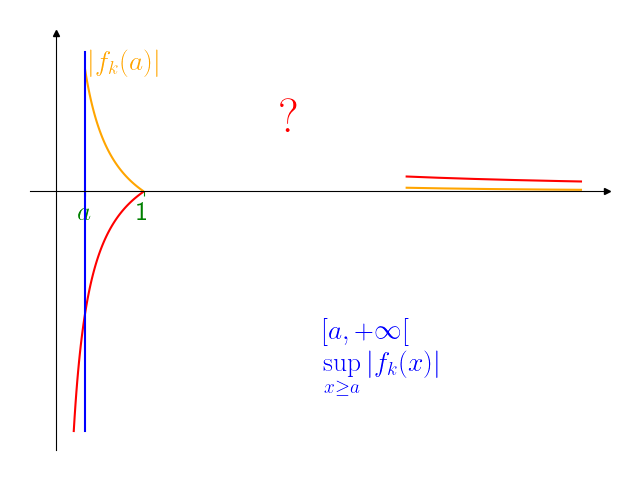

The Python source for this figure:
from matplotlib import pyplot
import matplotlib.pyplot as plt
import numpy as np 
import time

def Dtime(start):
    print("--- %s seconds ---" % (time.time() - start))

def plt_parameters():
    plt.rcParams['text.usetex'] = True #using latex
    params = {'font.size': 20, 'text.latex.preamble' : r"""
    \usepackage{amsmath} 
    \usepackage{amssymb}
    \usepackage{mathtools}
              
    \everymath{\displaystyle}
    """}
    #font size
    pyplot.rcParams.update(params)

def axis_limits(ax1, xmin, xmax, ymin, ymax):
    # Set identical scales for both axes
    ax1.set(xlim=(xmin, xmax), ylim=(ymin, ymax), aspect=1)

def set_position(ax1):
    # Set bottom and left spines as x and y axes of coordinate system
    ax1.spines['bottom'].set_position('zero')
    ax1.spines['left'].set_position('zero')

def remove_axes(ax1):
    # Remove top and right spines
    ax1.spines['top'].set_visible(False)
    ax1.spines['right'].set_visible(False)

def x_y_axis_labels(ax1):
    # Create 'x' and 'y' labels placed at the end of the axes
    ax1.set_xlabel('$x$', labelpad=-24, x=1.03)
    ax1.set_ylabel('$y$', labelpad=-21, y=1.02, rotation=0)

def x_y_arrows(ax1):
    # Draw arrows
    arrow_fmt = dict(markersize=4, color='black', clip_on=False)
    ax1.plot((1), (0), marker='>', transform=ax1.get_yaxis_transform(), **arrow_fmt)
    ax1.plot((0), (1), marker='^', transform=ax1.get_xaxis_transform(), **arrow_fmt)

def axis_label(ax1):
    ax1.set_xticks([.33, 1])
    ax1.set_xticklabels([r"$a$",1])
    ax1.set_yticks([])
    ax1.set_yticklabels([])

def axis_label_color(ax1, color):
    ax1.tick_params(axis='x', colors=color)

def plot_curves(ax1): 
    x1 = np.arange(.2, 1, .01)
    x2 = np.arange(.33, 1, .01)
    x3 = np.arange(4, 6, .01)
 
    ax1.plot(x1, -fun1(x1), color = "r")
    ax1.plot(x2, fun1(x2), color="orange")

    ax1.plot(x3, fun2(x3), color="r")
    ax1.plot(x3, fun3(x3), color="orange")

def fun1 (x):
    return 1 / np.array(x) - 1

def fun2 (x):
    return 1 / np.array(x)

def fun3 (x):
    return 1 / np.array(x) ** 2

def plot_segments(ax1):
    ax1.plot([.33, .33], [-fun1(.2), fun1(.3)], color="b")


def text(ax1):
    #Add text
    dist = .05
    ax1.text(.33 + dist, fun1(.33), r"$|f_k(a)|$", color="orange")
    
    ax1.text(2.5 + dist, 1, r"$?$", color="r", fontsize="xx-large")
    
    ax1.text(3 + dist, -3, r"""$[a,+\infty[$
                                 $\sup_{x\geq a} |f_k(x)|$""", color="b")

def save_file():
    file_name = str(__file__)[0:-1] + "ng"
    plt.savefig(file_name)


if __name__ == "__main__":
    START = time.time()
    plt_parameters()
    FIG, AX = plt.subplots()
    XMIN, XMAX, YMIN, YMAX = -0.5, 1.5, -.1, 1
    #axis_limits(AX, XMIN, XMAX, YMIN, YMAX)
    set_position(AX)
    remove_axes(AX)
    x_y_arrows(AX)
    axis_label(AX)
    axis_label_color(AX, "g")
    Dtime(START)
    plot_curves(AX)
    plot_segments(AX)
    text(AX)
    plt.tight_layout()
    save_file()
    plt.show()
